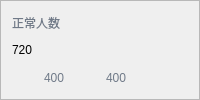
            <widget class="QFrame" name="frame_7">
             <property name="frameShape">
              <enum>QFrame::StyledPanel</enum>
             </property>
             <property name="frameShadow">
              <enum>QFrame::Raised</enum>
             </property>
             <layout class="QVBoxLayout" name="verticalLayout_5">
              <item>
               <widget class="QLabel" name="label_15">
                <property name="styleSheet">
                 <string notr="true">color: rgb(112, 122, 136);
font: 75 12pt &quot;微软雅黑&quot;;</string>
                </property>
                <property name="text">
                 <string>正常人数</string>
                </property>
               </widget>
              </item>
              <item>
               <widget class="QLabel" name="label_16">
                <property name="styleSheet">
                 <string notr="true">color: rgb(0, 0, 0);
font: 75 22pt &quot;微软雅黑&quot;</string>
                </property>
                <property name="text">
                 <string>720</string>
                </property>
               </widget>
              </item>
              <item>
               <layout class="QHBoxLayout" name="horizontalLayout_9" stretch="1,1,1">
                <item>
                 <layout class="QHBoxLayout" name="horizontalLayout_10">
                  <item>
                   <widget class="QLabel" name="label_17">
                    <property name="maximumSize">
                     <size>
                      <width>30</width>
                      <height>30</height>
                     </size>
                    </property>
                    <property name="text">
                     <string/>
                    </property>
                    <property name="pixmap">
                     <pixmap resource="../db_master.qrc">:/icon/res/男.png</pixmap>
                    </property>
                    <property name="scaledContents">
                     <bool>true</bool>
                    </property>
                   </widget>
                  </item>
                  <item>
                   <widget class="QLabel" name="label_19">
                    <property name="styleSheet">
                     <string notr="true">color: rgb(112, 122, 136);
font: 75 12pt &quot;微软雅黑&quot;;</string>
                    </property>
                    <property name="text">
                     <string>400</string>
                    </property>
                   </widget>
                  </item>
                 </layout>
                </item>
                <item>
                 <layout class="QHBoxLayout" name="horizontalLayout_11">
                  <item>
                   <widget class="QLabel" name="label_20">
                    <property name="maximumSize">
                     <size>
                      <width>30</width>
                      <height>30</height>
                     </size>
                    </property>
                    <property name="text">
                     <string/>
                    </property>
                    <property name="pixmap">
                     <pixmap resource="../db_master.qrc">:/icon/res/女的.png</pixmap>
                    </property>
                    <property name="scaledContents">
                     <bool>true</bool>
                    </property>
                   </widget>
                  </item>
                  <item>
                   <widget class="QLabel" name="label_21">
                    <property name="styleSheet">
                     <string notr="true">color: rgb(112, 122, 136);
font: 75 12pt &quot;微软雅黑&quot;;</string>
                    </property>
                    <property name="text">
                     <string>400</string>
                    </property>
                   </widget>
                  </item>
                 </layout>
                </item>
                <item>
                 <spacer name="horizontalSpacer_4">
                  <property name="orientation">
                   <enum>Qt::Horizontal</enum>
                  </property>
                  <property name="sizeHint" stdset="0">
                   <size>
                    <width>40</width>
                    <height>20</height>
                   </size>
                  </property>
                 </spacer>
                </item>
               </layout>
              </item>
             </layout>
            </widget>
